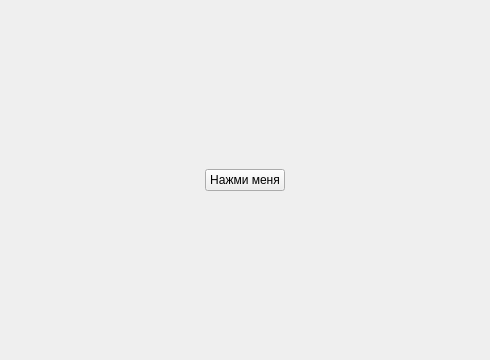
<?xml version="1.0" encoding="UTF-8"?>
<ui version="4.0">
 <class>MainWindow</class>
 <widget class="QMainWindow" name="MainWindow">
  <property name="geometry">
   <rect>
    <x>0</x>
    <y>0</y>
    <width>490</width>
    <height>360</height>
   </rect>
  </property>
  <property name="sizePolicy">
   <sizepolicy hsizetype="Preferred" vsizetype="Preferred">
    <horstretch>0</horstretch>
    <verstretch>0</verstretch>
   </sizepolicy>
  </property>
  <property name="windowTitle">
   <string>Git и желтые окружности</string>
  </property>
  <widget class="QWidget" name="centralwidget">
   <layout class="QGridLayout" name="gridLayout">
    <property name="leftMargin">
     <number>0</number>
    </property>
    <property name="topMargin">
     <number>0</number>
    </property>
    <property name="rightMargin">
     <number>0</number>
    </property>
    <property name="bottomMargin">
     <number>0</number>
    </property>
    <item row="0" column="0">
     <widget class="QPushButton" name="pushButton">
      <property name="sizePolicy">
       <sizepolicy hsizetype="Fixed" vsizetype="Fixed">
        <horstretch>0</horstretch>
        <verstretch>0</verstretch>
       </sizepolicy>
      </property>
      <property name="text">
       <string>Нажми меня</string>
      </property>
     </widget>
    </item>
   </layout>
  </widget>
 </widget>
 <resources/>
 <connections/>
</ui>
